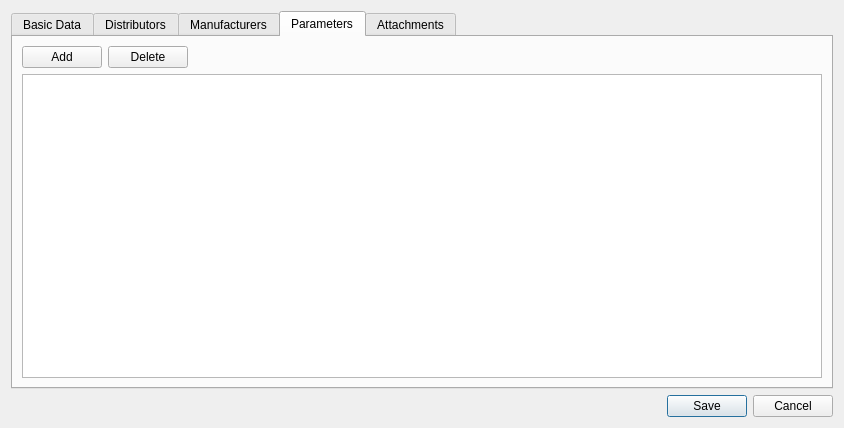
<?xml version="1.0" encoding="UTF-8"?>
<ui version="4.0">
 <class>PartDialog</class>
 <widget class="QDialog" name="PartDialog">
  <property name="geometry">
   <rect>
    <x>0</x>
    <y>0</y>
    <width>844</width>
    <height>428</height>
   </rect>
  </property>
  <property name="windowTitle">
   <string>Dialog</string>
  </property>
  <layout class="QVBoxLayout" name="verticalLayout">
   <item>
    <widget class="QTabWidget" name="tabWidget">
     <property name="currentIndex">
      <number>3</number>
     </property>
     <widget class="QWidget" name="tab_1">
      <attribute name="title">
       <string>Basic Data</string>
      </attribute>
      <layout class="QFormLayout" name="formLayout">
       <item row="0" column="0">
        <widget class="QLabel" name="label">
         <property name="text">
          <string>Name:</string>
         </property>
        </widget>
       </item>
       <item row="0" column="1">
        <widget class="QLineEdit" name="partNameEdit"/>
       </item>
       <item row="1" column="0">
        <widget class="QLabel" name="label_2">
         <property name="text">
          <string>Description</string>
         </property>
        </widget>
       </item>
       <item row="1" column="1">
        <widget class="QLineEdit" name="partDescriptionEdit"/>
       </item>
       <item row="2" column="0">
        <widget class="QLabel" name="label_3">
         <property name="text">
          <string>Minimum Stock:</string>
         </property>
        </widget>
       </item>
       <item row="2" column="1">
        <layout class="QHBoxLayout" name="horizontalLayout_5">
         <item>
          <widget class="QSpinBox" name="minStockSpinBox">
           <property name="maximum">
            <number>9999999</number>
           </property>
           <property name="value">
            <number>0</number>
           </property>
          </widget>
         </item>
         <item>
          <widget class="QLabel" name="label_4">
           <property name="text">
            <string>Part unit:</string>
           </property>
          </widget>
         </item>
         <item>
          <widget class="RelationalComboBox" name="partUnitCombo"/>
         </item>
         <item>
          <spacer name="horizontalSpacer_6">
           <property name="orientation">
            <enum>Qt::Horizontal</enum>
           </property>
           <property name="sizeHint" stdset="0">
            <size>
             <width>40</width>
             <height>20</height>
            </size>
           </property>
          </spacer>
         </item>
        </layout>
       </item>
       <item row="3" column="0">
        <widget class="QLabel" name="label_5">
         <property name="text">
          <string>Category:</string>
         </property>
        </widget>
       </item>
       <item row="3" column="1">
        <widget class="TreeViewComboBox" name="partCategoryCombo">
         <property name="minimumContentsLength">
          <number>24</number>
         </property>
        </widget>
       </item>
       <item row="4" column="0">
        <widget class="QLabel" name="label_6">
         <property name="text">
          <string>Storage Location:</string>
         </property>
        </widget>
       </item>
       <item row="4" column="1">
        <layout class="QHBoxLayout" name="horizontalLayout_6">
         <item>
          <widget class="TreeViewComboBox" name="partStorageCombo">
           <property name="sizeAdjustPolicy">
            <enum>QComboBox::AdjustToContentsOnFirstShow</enum>
           </property>
           <property name="minimumContentsLength">
            <number>24</number>
           </property>
          </widget>
         </item>
         <item>
          <widget class="QToolButton" name="quickStorageButton">
           <property name="text">
            <string>...</string>
           </property>
           <property name="icon">
            <iconset resource="resources.qrc">
             <normaloff>:/icons/add</normaloff>:/icons/add</iconset>
           </property>
          </widget>
         </item>
        </layout>
       </item>
       <item row="5" column="0">
        <widget class="QLabel" name="label_7">
         <property name="text">
          <string>Package:</string>
         </property>
        </widget>
       </item>
       <item row="5" column="1">
        <layout class="QHBoxLayout" name="horizontalLayout_7">
         <item>
          <widget class="QRadioButton" name="nonePackageRadioButton">
           <property name="text">
            <string>None</string>
           </property>
          </widget>
         </item>
         <item>
          <widget class="QRadioButton" name="usePackageRadioButton">
           <property name="text">
            <string/>
           </property>
          </widget>
         </item>
         <item>
          <widget class="RelationalComboBox" name="partPackageCombo"/>
         </item>
         <item>
          <spacer name="horizontalSpacer_5">
           <property name="orientation">
            <enum>Qt::Horizontal</enum>
           </property>
           <property name="sizeHint" stdset="0">
            <size>
             <width>40</width>
             <height>20</height>
            </size>
           </property>
          </spacer>
         </item>
        </layout>
       </item>
       <item row="6" column="0">
        <widget class="QLabel" name="label_8">
         <property name="text">
          <string>Comment:</string>
         </property>
        </widget>
       </item>
       <item row="6" column="1">
        <widget class="QTextEdit" name="partCommentText">
         <property name="sizePolicy">
          <sizepolicy hsizetype="Expanding" vsizetype="Expanding">
           <horstretch>0</horstretch>
           <verstretch>0</verstretch>
          </sizepolicy>
         </property>
        </widget>
       </item>
       <item row="7" column="0">
        <widget class="QLabel" name="label_9">
         <property name="text">
          <string>Condition:</string>
         </property>
        </widget>
       </item>
       <item row="7" column="1">
        <widget class="RelationalComboBox" name="partConditionCombo">
         <property name="sizePolicy">
          <sizepolicy hsizetype="Preferred" vsizetype="Fixed">
           <horstretch>0</horstretch>
           <verstretch>0</verstretch>
          </sizepolicy>
         </property>
        </widget>
       </item>
       <item row="8" column="0">
        <widget class="QLabel" name="initialStockLabel">
         <property name="text">
          <string>Initial Stock Level:</string>
         </property>
        </widget>
       </item>
       <item row="8" column="1">
        <widget class="QSpinBox" name="initialStockSpinBox">
         <property name="sizePolicy">
          <sizepolicy hsizetype="Fixed" vsizetype="Fixed">
           <horstretch>0</horstretch>
           <verstretch>0</verstretch>
          </sizepolicy>
         </property>
         <property name="maximum">
          <number>9999999</number>
         </property>
        </widget>
       </item>
       <item row="9" column="0">
        <widget class="QLabel" name="priceLabel">
         <property name="text">
          <string>Price:</string>
         </property>
        </widget>
       </item>
       <item row="9" column="1">
        <layout class="QHBoxLayout" name="priceLayout">
         <item>
          <widget class="QDoubleSpinBox" name="priceSpinBox">
           <property name="maximum">
            <double>999999.000000000000000</double>
           </property>
          </widget>
         </item>
         <item>
          <widget class="QCheckBox" name="pricePerItemCheckBox">
           <property name="text">
            <string>Per Item</string>
           </property>
          </widget>
         </item>
         <item>
          <spacer name="horizontalSpacer_7">
           <property name="orientation">
            <enum>Qt::Horizontal</enum>
           </property>
           <property name="sizeHint" stdset="0">
            <size>
             <width>40</width>
             <height>20</height>
            </size>
           </property>
          </spacer>
         </item>
        </layout>
       </item>
      </layout>
     </widget>
     <widget class="QWidget" name="tab_2">
      <attribute name="title">
       <string>Distributors</string>
      </attribute>
      <layout class="QVBoxLayout" name="verticalLayout_2">
       <item>
        <layout class="QHBoxLayout" name="horizontalLayout">
         <item>
          <widget class="QPushButton" name="addDistributorButton">
           <property name="text">
            <string>Add</string>
           </property>
           <property name="icon">
            <iconset resource="resources.qrc">
             <normaloff>:/icons/distributor_add</normaloff>:/icons/distributor_add</iconset>
           </property>
          </widget>
         </item>
         <item>
          <widget class="QPushButton" name="deleteDistributorButton">
           <property name="text">
            <string>Delete</string>
           </property>
           <property name="icon">
            <iconset resource="resources.qrc">
             <normaloff>:/icons/distributor_delete</normaloff>:/icons/distributor_delete</iconset>
           </property>
          </widget>
         </item>
         <item>
          <spacer name="horizontalSpacer">
           <property name="orientation">
            <enum>Qt::Horizontal</enum>
           </property>
           <property name="sizeHint" stdset="0">
            <size>
             <width>40</width>
             <height>20</height>
            </size>
           </property>
          </spacer>
         </item>
        </layout>
       </item>
       <item>
        <widget class="ExtendedTableView" name="partDistributorsTableView">
         <property name="tabKeyNavigation">
          <bool>false</bool>
         </property>
         <property name="alternatingRowColors">
          <bool>true</bool>
         </property>
         <property name="selectionMode">
          <enum>QAbstractItemView::SingleSelection</enum>
         </property>
         <property name="selectionBehavior">
          <enum>QAbstractItemView::SelectRows</enum>
         </property>
         <attribute name="horizontalHeaderStretchLastSection">
          <bool>true</bool>
         </attribute>
         <attribute name="verticalHeaderVisible">
          <bool>false</bool>
         </attribute>
        </widget>
       </item>
      </layout>
     </widget>
     <widget class="QWidget" name="tab_3">
      <attribute name="title">
       <string>Manufacturers</string>
      </attribute>
      <layout class="QVBoxLayout" name="verticalLayout_3">
       <item>
        <layout class="QHBoxLayout" name="horizontalLayout_2">
         <item>
          <widget class="QPushButton" name="addManufacturerButton">
           <property name="text">
            <string>Add</string>
           </property>
           <property name="icon">
            <iconset resource="resources.qrc">
             <normaloff>:/icons/manufacturer_add</normaloff>:/icons/manufacturer_add</iconset>
           </property>
          </widget>
         </item>
         <item>
          <widget class="QPushButton" name="deleteManufacturerButton">
           <property name="text">
            <string>Delete</string>
           </property>
           <property name="icon">
            <iconset resource="resources.qrc">
             <normaloff>:/icons/manufacturer_delete</normaloff>:/icons/manufacturer_delete</iconset>
           </property>
          </widget>
         </item>
         <item>
          <spacer name="horizontalSpacer_2">
           <property name="orientation">
            <enum>Qt::Horizontal</enum>
           </property>
           <property name="sizeHint" stdset="0">
            <size>
             <width>40</width>
             <height>20</height>
            </size>
           </property>
          </spacer>
         </item>
        </layout>
       </item>
       <item>
        <widget class="ExtendedTableView" name="partManufacturerTableView">
         <property name="alternatingRowColors">
          <bool>true</bool>
         </property>
         <property name="selectionMode">
          <enum>QAbstractItemView::SingleSelection</enum>
         </property>
         <property name="selectionBehavior">
          <enum>QAbstractItemView::SelectRows</enum>
         </property>
         <attribute name="horizontalHeaderStretchLastSection">
          <bool>true</bool>
         </attribute>
         <attribute name="verticalHeaderVisible">
          <bool>false</bool>
         </attribute>
        </widget>
       </item>
      </layout>
     </widget>
     <widget class="QWidget" name="tab_4">
      <attribute name="title">
       <string>Parameters</string>
      </attribute>
      <layout class="QVBoxLayout" name="verticalLayout_4">
       <item>
        <layout class="QHBoxLayout" name="horizontalLayout_3">
         <item>
          <widget class="QPushButton" name="addParameterButton">
           <property name="text">
            <string>Add</string>
           </property>
           <property name="icon">
            <iconset resource="resources.qrc">
             <normaloff>:/icons/row_add</normaloff>:/icons/row_add</iconset>
           </property>
          </widget>
         </item>
         <item>
          <widget class="QPushButton" name="deleteParameterButton">
           <property name="text">
            <string>Delete</string>
           </property>
           <property name="icon">
            <iconset resource="resources.qrc">
             <normaloff>:/icons/row_delete</normaloff>:/icons/row_delete</iconset>
           </property>
          </widget>
         </item>
         <item>
          <spacer name="horizontalSpacer_3">
           <property name="orientation">
            <enum>Qt::Horizontal</enum>
           </property>
           <property name="sizeHint" stdset="0">
            <size>
             <width>40</width>
             <height>20</height>
            </size>
           </property>
          </spacer>
         </item>
        </layout>
       </item>
       <item>
        <widget class="ExtendedTableView" name="partParametersTableView">
         <property name="alternatingRowColors">
          <bool>true</bool>
         </property>
         <property name="selectionMode">
          <enum>QAbstractItemView::SingleSelection</enum>
         </property>
         <property name="selectionBehavior">
          <enum>QAbstractItemView::SelectRows</enum>
         </property>
         <attribute name="horizontalHeaderStretchLastSection">
          <bool>true</bool>
         </attribute>
         <attribute name="verticalHeaderVisible">
          <bool>false</bool>
         </attribute>
        </widget>
       </item>
      </layout>
     </widget>
     <widget class="QWidget" name="tab_5">
      <attribute name="title">
       <string>Attachments</string>
      </attribute>
      <layout class="QVBoxLayout" name="verticalLayout_5">
       <item>
        <layout class="QHBoxLayout" name="horizontalLayout_4">
         <item>
          <widget class="QPushButton" name="addAttachmentButton">
           <property name="text">
            <string>Add</string>
           </property>
           <property name="icon">
            <iconset resource="resources.qrc">
             <normaloff>:/icons/link_add</normaloff>:/icons/link_add</iconset>
           </property>
          </widget>
         </item>
         <item>
          <widget class="QPushButton" name="viewAttachmentButton">
           <property name="text">
            <string>View</string>
           </property>
           <property name="icon">
            <iconset resource="resources.qrc">
             <normaloff>:/icons/link_go</normaloff>:/icons/link_go</iconset>
           </property>
          </widget>
         </item>
         <item>
          <widget class="QPushButton" name="deleteAttachmentButton">
           <property name="text">
            <string>Delete</string>
           </property>
           <property name="icon">
            <iconset resource="resources.qrc">
             <normaloff>:/icons/link_delete</normaloff>:/icons/link_delete</iconset>
           </property>
          </widget>
         </item>
         <item>
          <spacer name="horizontalSpacer_4">
           <property name="orientation">
            <enum>Qt::Horizontal</enum>
           </property>
           <property name="sizeHint" stdset="0">
            <size>
             <width>40</width>
             <height>20</height>
            </size>
           </property>
          </spacer>
         </item>
        </layout>
       </item>
       <item>
        <widget class="QTableView" name="partAttachmentsTableView">
         <property name="alternatingRowColors">
          <bool>true</bool>
         </property>
         <property name="selectionMode">
          <enum>QAbstractItemView::SingleSelection</enum>
         </property>
         <property name="selectionBehavior">
          <enum>QAbstractItemView::SelectRows</enum>
         </property>
         <attribute name="horizontalHeaderStretchLastSection">
          <bool>true</bool>
         </attribute>
         <attribute name="verticalHeaderVisible">
          <bool>false</bool>
         </attribute>
        </widget>
       </item>
      </layout>
     </widget>
    </widget>
   </item>
   <item>
    <widget class="QDialogButtonBox" name="buttonBox">
     <property name="orientation">
      <enum>Qt::Horizontal</enum>
     </property>
     <property name="standardButtons">
      <set>QDialogButtonBox::Cancel|QDialogButtonBox::Save</set>
     </property>
    </widget>
   </item>
  </layout>
 </widget>
 <customwidgets>
  <customwidget>
   <class>TreeViewComboBox</class>
   <extends>QComboBox</extends>
   <header>widgets/treeviewcombobox.h</header>
  </customwidget>
  <customwidget>
   <class>RelationalComboBox</class>
   <extends>QComboBox</extends>
   <header>widgets/relationalcombobox.h</header>
  </customwidget>
  <customwidget>
   <class>ExtendedTableView</class>
   <extends>QTableView</extends>
   <header>widgets/extendedtableview.h</header>
  </customwidget>
 </customwidgets>
 <resources>
  <include location="resources.qrc"/>
 </resources>
 <connections>
  <connection>
   <sender>buttonBox</sender>
   <signal>rejected()</signal>
   <receiver>PartDialog</receiver>
   <slot>reject()</slot>
   <hints>
    <hint type="sourcelabel">
     <x>708</x>
     <y>411</y>
    </hint>
    <hint type="destinationlabel">
     <x>2</x>
     <y>273</y>
    </hint>
   </hints>
  </connection>
  <connection>
   <sender>buttonBox</sender>
   <signal>accepted()</signal>
   <receiver>PartDialog</receiver>
   <slot>accept()</slot>
   <hints>
    <hint type="sourcelabel">
     <x>692</x>
     <y>402</y>
    </hint>
    <hint type="destinationlabel">
     <x>3</x>
     <y>329</y>
    </hint>
   </hints>
  </connection>
 </connections>
</ui>
